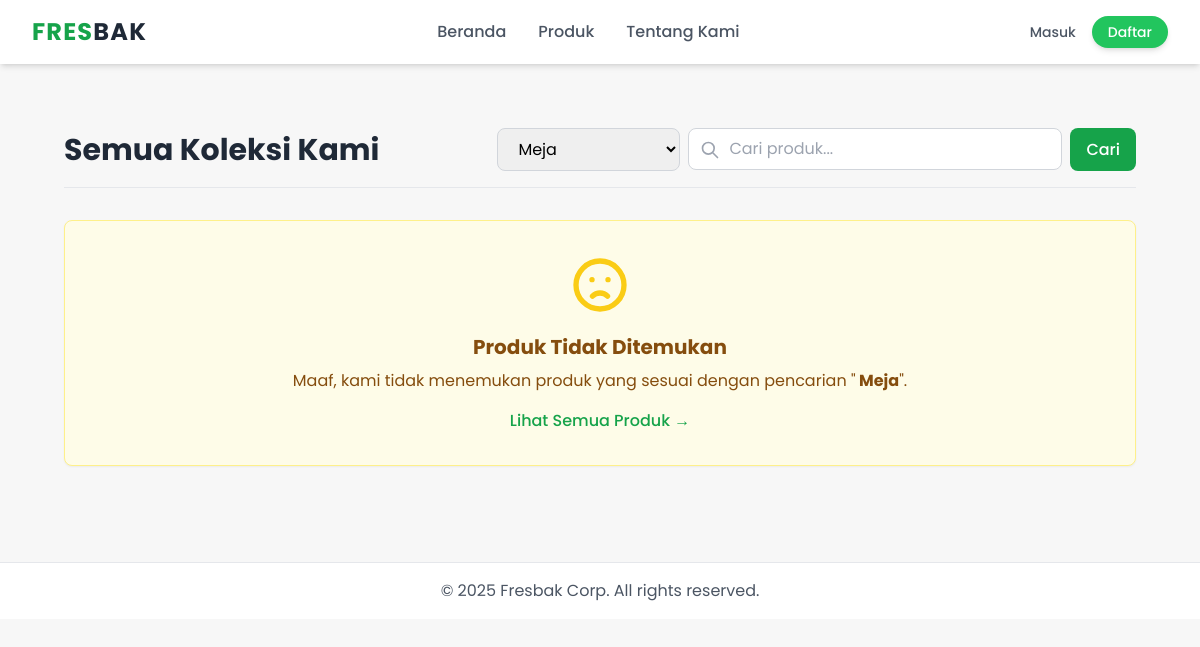
Page /products.php?category=Meja on the earlier database version.
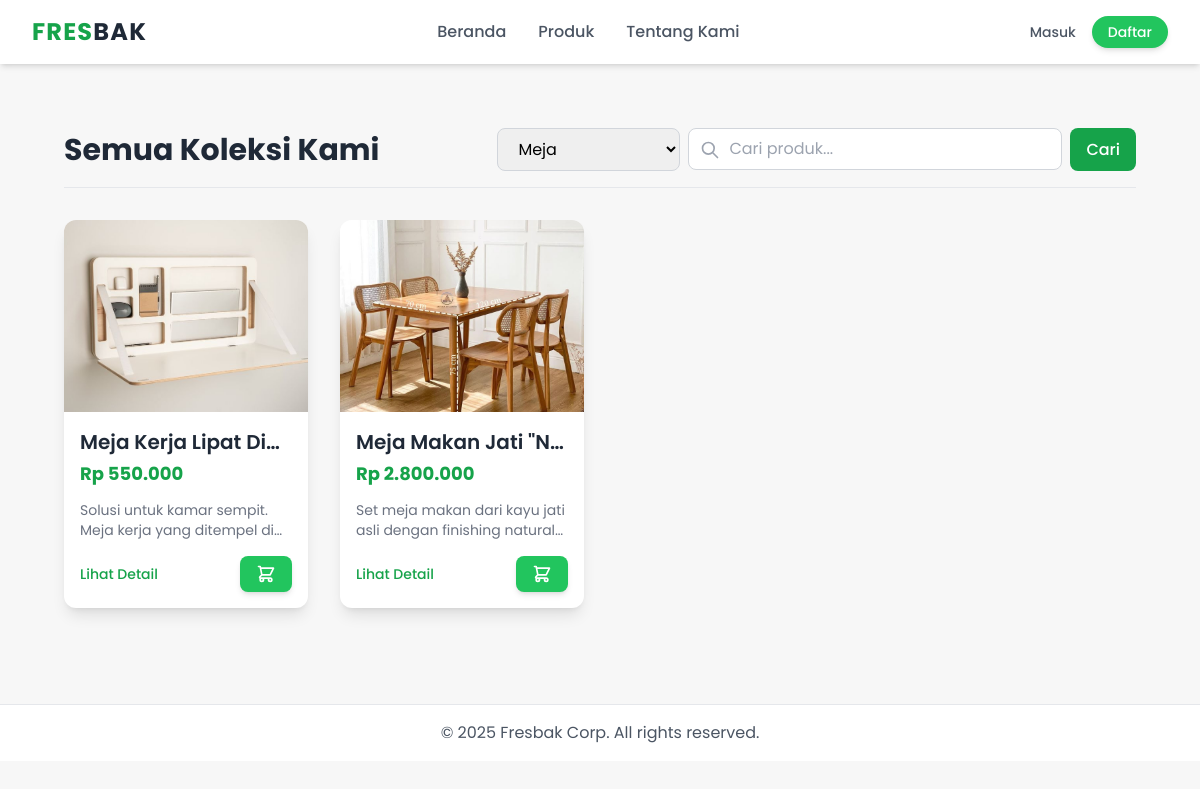
Same page on the later database version.
### tables this page shows
CREATE TABLE `products` (
  `id` int NOT NULL,
  `name` varchar(255) NOT NULL,
  `category` varchar(50) DEFAULT 'Umum',
  `description` text,
  `price` decimal(10,2) NOT NULL,
  `stock` int NOT NULL DEFAULT '0',
  `image` varchar(255) DEFAULT NULL,
  `created_at` timestamp NULL DEFAULT CURRENT_TIMESTAMP,
  `is_active` tinyint(1) NOT NULL DEFAULT '1'
);

### products.php (the view, shortened to what this page needs)
<?php
include 'config.php';
$search_keyword = $_GET['search'] ?? '';
$category_filter = $_GET['category'] ?? '';
$categories = ['Meja', 'Kursi', 'Lemari', 'Sofa', 'Tempat Tidur', 'Rak', 'Lampu', 'Dekorasi', 'Lainnya'];
try {
    $sql = "SELECT id, name, price, image, description, stock FROM products WHERE is_active = 1";
    $params = [];
    if (!empty($category_filter)) {
        $sql .= " AND category = ?";
        $params[] = $category_filter;
    }
    $sql .= " ORDER BY id DESC";
    $stmt = $db->prepare($sql);
    $stmt->execute($params);
    $products = $stmt->fetchAll(PDO::FETCH_ASSOC);
} catch (PDOException $e) {
    $products = [];
}
$cart_map = [];
include 'header.php';
?>
<main class="max-w-7xl mx-auto px-4 sm:px-6 lg:px-8 py-8">
    <div class="flex flex-col md:flex-row justify-between items-center mb-8 border-b pb-4 gap-4">
        <h1 class="text-3xl font-bold text-gray-800">Semua Koleksi Kami</h1>
        <form action="products.php" method="GET" class="flex flex-col sm:flex-row gap-2 w-full md:w-auto">
            <select name="category" class="border border-gray-300 rounded-lg px-4 py-2 focus:ring-green-500 focus:border-green-500">
                <?php foreach ($categories as $cat): ?>
                    <option value="<?= $cat ?>" <?= $category_filter == $cat ? 'selected' : '' ?>><?= $cat ?></option>
                <?php endforeach; ?>
            </select>
            <div class="relative">
                <input type="text" name="search" placeholder="Cari produk..." value="<?= htmlspecialchars($search_keyword) ?>"
                       class="border border-gray-300 rounded-lg px-4 py-2 pl-10 focus:ring-green-500 focus:border-green-500 w-full">
                <div class="absolute inset-y-0 left-0 pl-3 flex items-center pointer-events-none">
                </div>
            </div>
            <button type="submit" class="bg-green-600 hover:bg-green-700 text-white font-medium py-2 px-4 rounded-lg transition">
                Cari
            </button>
        </form>
    </div>
    <?php if (empty($products)): ?>
        <div class="bg-yellow-50 border border-yellow-200 text-yellow-800 p-8 rounded-lg shadow-sm text-center">
            <svg class="w-16 h-16 mx-auto text-yellow-400 mb-4" fill="none" stroke="currentColor" viewBox="0 0 24 24"><path stroke-linecap="round" stroke-linejoin="round" stroke-width="2" d="M9.172 16.172a4 4 0 015.656 0M9 10h.01M15 10h.01M21 12a9 9 0 11-18 0 9 9 0 0118 0z"></path></svg>
            <h3 class="text-xl font-bold mb-2">Produk Tidak Ditemukan</h3>
            <p>Maaf, kami tidak menemukan produk yang sesuai dengan pencarian "<strong><?= htmlspecialchars($search_keyword . ' ' . $category_filter) ?></strong>".</p>
            <a href="products.php" class="inline-block mt-4 text-green-600 hover:underline font-medium">Lihat Semua Produk &rarr;</a>
        </div>
    <?php else: ?>
        <div class="grid grid-cols-1 sm:grid-cols-2 md:grid-cols-3 lg:grid-cols-4 gap-8">
            <?php foreach ($products as $product): ?>
            <div class="bg-white rounded-xl shadow-lg overflow-hidden transform hover:shadow-xl hover:-translate-y-1 transition duration-300 group flex flex-col justify-between">
                <div>
                    <a href="product.php?id=<?= $product['id'] ?>">
                        <div class="relative h-48 overflow-hidden">
                            <?php
                            $image_path = "uploads/products/" . htmlspecialchars($product['image']);
                            $image_src = file_exists($image_path) && !is_dir($image_path) ? $image_path : 'assets/placeholder.jpg';
                            ?>
                            <img src="<?= $image_src ?>" alt="<?= htmlspecialchars($product['name']) ?>" class="w-full h-full object-cover transition duration-500 group-hover:scale-110">
                        </div>
                        <div class="p-4">
                            <h3 class="text-xl font-semibold text-gray-800 mb-1 truncate"><?= htmlspecialchars($product['name']) ?></h3>
                            <p class="text-lg font-bold text-green-600 mb-3">Rp <?= number_format($product['price'], 0, ',', '.') ?></p>
                            <p class="text-sm text-gray-500 line-clamp-2"><?= htmlspecialchars(substr($product['description'], 0, 80)) ?>...</p>
                        </div>
                    </a>
                </div>
                <div class="p-4 pt-0 mt-auto flex justify-between items-center">
                    <a href="product.php?id=<?= $product['id'] ?>" class="text-sm text-green-600 font-medium hover:underline">Lihat Detail</a>
                    <?php
                    $in_cart = isset($cart_map[$product['id']]);
                    ?>
                    <?php if (!$in_cart): ?>
                        <form action="cart.php" method="POST">
                            <button type="submit" name="add_to_cart"
                                class="bg-green-500 hover:bg-green-600 text-white font-semibold py-2 px-4 rounded-lg transition duration-300 shadow-md text-sm flex items-center"
                                <?= $product['stock'] == 0 ? 'disabled style="opacity: 0.6;"' : '' ?>>
                                <svg class="w-5 h-5" fill="none" stroke="currentColor" viewBox="0 0 24 24"><path stroke-linecap="round" stroke-linejoin="round" stroke-width="2" d="M3 3h2l.4 2M7 13h10l4-8H5.4M7 13L5.4 5M7 13l-2.293 2.293c-.63.63-.184 1.707.707 1.707H17m0 0a2 2 0 100 4 2 2 0 000-4zm-8 2a2 2 0 11-4 0 2 2 0 014 0z"></path></svg>
                            </button>
                        </form>
                    <?php endif; ?>
                </div>
            </div>
            <?php endforeach; ?>
        </div>
    <?php endif; ?>
</main>
<?php include 'footer.php'; ?>

### header.php (shortened to what this page needs)
<!DOCTYPE html>
<html lang="id">
<head>
    <script src="https://cdn.tailwindcss.com"></script>
</head>
<body>
<header class="bg-white shadow-md sticky top-0 z-50">
    <div class="max-w-7xl mx-auto px-4 sm:px-6 lg:px-8">
        <div class="flex justify-between items-center h-16">
            <a href="index.php" class="text-2xl font-bold text-gray-800 tracking-wider">
                <span class="text-green-600">FRES</span>BAK
            </a>
            <nav class="hidden md:flex space-x-8">
                <a href="index.php" class="text-gray-600 hover:text-green-600 font-medium transition duration-150">Beranda</a>
                <a href="products.php" class="text-gray-600 hover:text-green-600 font-medium transition duration-150">Produk</a>
                <a href="about.php" class="text-gray-600 hover:text-green-600 font-medium transition duration-150">Tentang Kami</a>
            </nav>
            <div class="flex items-center space-x-4">
                <?php if (isset($_SESSION['user_id'])): ?>
                    <a href="my_orders.php" class="text-gray-600 hover:text-green-600 p-2 rounded-full hover:bg-gray-100 transition duration-150">
                        <svg class="w-6 h-6" fill="none" stroke="currentColor" viewBox="0 0 24 24" xmlns="http://www.w3.org/2000/svg"><path stroke-linecap="round" stroke-linejoin="round" stroke-width="2" d="M12 8v4l3 3m6-3a9 9 0 11-18 0 9 9 0 0118 0z"></path></svg>
                    </a>
                    <a href="cart.php" class="text-gray-600 hover:text-green-600 p-2 rounded-full hover:bg-gray-100 transition duration-150 relative">
                        <svg class="w-6 h-6" fill="none" stroke="currentColor" viewBox="0 0 24 24" xmlns="http://www.w3.org/2000/svg"><path stroke-linecap="round" stroke-linejoin="round" stroke-width="2" d="M3 3h2l.4 2M7 13h10l4-8H5.4M7 13L5.4 5M7 13l-2.293 2.293c-.63.63-.184 1.707.707 1.707H17m0 0a2 2 0 100 4 2 2 0 000-4zm-8 2a2 2 0 11-4 0 2 2 0 014 0z"></path></svg>
                    </a>
                    <a href="logout.php" class="text-sm font-medium text-white bg-red-500 hover:bg-red-600 py-1.5 px-4 rounded-full transition duration-150 shadow-md">Keluar</a>
                <?php else: ?>
                    <a href="login.php" class="text-sm font-medium text-gray-600 hover:text-green-600 transition duration-150">Masuk</a>
                    <a href="register.php" class="text-sm font-medium text-white bg-green-500 hover:bg-green-600 py-1.5 px-4 rounded-full transition duration-150 shadow-md">Daftar</a>
                <?php endif; ?>
            </div>
        </div>
    </div>
</header>
<main class="max-w-7xl mx-auto px-4 sm:px-6 lg:px-8 py-8">

### footer.php
</main>
    <footer class="bg-white border-t mt-8">
        <div class="container mx-auto px-6 py-4 text-center text-gray-600">
            &copy; <?= date('Y') ?> Fresbak Corp. All rights reserved.
        </div>
    </footer>
</body>
</html>

### header.php (style rules this page uses)
body { font-family: 'Poppins', sans-serif; background-color: #f7f7f7; }

Differences in the rows shown:
added products: image (picture), name "Meja Kerja Lipat Di…", price "550.000", description "Solusi untuk kamar sempit. Meja kerja yang ditempel…"
added products: image (picture), name "Meja Makan Jati \"N…", price "2.800.000", description "Set meja makan dari kayu jati asli dengan finishing…"
Other differences:
$search_keyword . ' ' . $category_filter: "Meja" → (not shown)
text no longer shown: "Produk Tidak Ditemukan Maaf, kami tidak menemukan produk yang sesuai dengan pencarian \" \". Lihat Semua Produk →"
